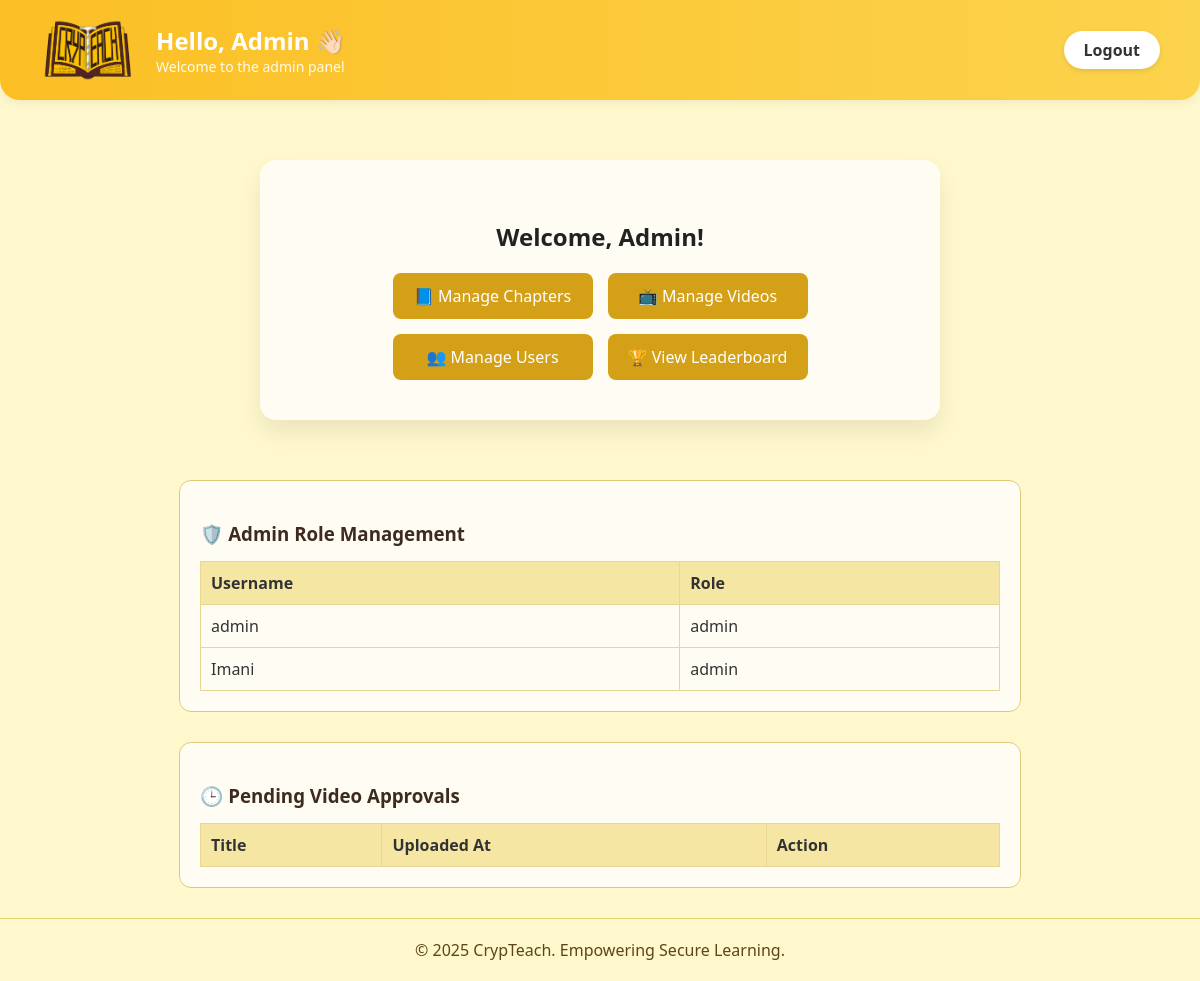
Page /admin_home.php (signed in) on the committed database.
### tables this page shows
CREATE TABLE `users` (
  `id` int(11) NOT NULL,
  `username` varchar(50) NOT NULL,
  `email` varchar(100) DEFAULT NULL,
  `password` varchar(255) NOT NULL,
  `created_at` timestamp NOT NULL DEFAULT current_timestamp(),
  `score` int(11) DEFAULT 0,
  `role` enum('admin','student') NOT NULL DEFAULT 'student',
  `login_count` int(11) DEFAULT 0,
  `profile_photo` varchar(255) DEFAULT NULL
);

### admin_home.php (the view, shortened to what this page needs)
<?php
include 'db.php';
$adminResult = $conn->query("SELECT id, username, role FROM users WHERE role = 'admin'");
?>
<!DOCTYPE html>
<html lang="en">
<head>
  <link rel="stylesheet" href="style.css">
</head>
<body>
<header style="
    background: linear-gradient(to right, #fbbf24, #fcd34d);
    padding: 18px 40px;
    border-bottom-left-radius: 20px;
    border-bottom-right-radius: 20px;
    display: flex;
    justify-content: space-between;
    align-items: center;
    box-shadow: 0 4px 10px rgba(0, 0, 0, 0.05);
    font-family: 'Segoe UI', sans-serif;
">
    <div style="display: flex; align-items: center; gap: 20px;">
       <img src="uploads/crypteach_logo.png" alt="CrypTeach Logo" style="height: 64px; width: auto;">
        <div>
            <div style="font-size: 24px; font-weight: 600; color: white;">
                Hello, <span style="text-transform: capitalize;"><?= htmlspecialchars($_SESSION['username']) ?></span>
                <span class="wave-emoji">👋🏻</span>
            </div>
            <div style="font-size: 14px; color: #fffbe8;">Welcome to the admin panel</div>
        </div>
    </div>
        <a href="logout.php" style="
        background-color: white;
        color: #333;
        font-weight: 600;
        padding: 8px 20px;
        border-radius: 30px;
        text-decoration: none;
        box-shadow: 0 2px 5px rgba(0,0,0,0.1);
        transition: background-color 0.3s ease, transform 0.2s ease;
    " onmouseover="this.style.backgroundColor='#f1f1f1'; this.style.transform='scale(1.05)'" onmouseout="this.style.backgroundColor='white'; this.style.transform='scale(1)'">
        Logout
    </a>
</header>
<div class="dashboard-card fade-in">
  <h2>Welcome, Admin!</h2>
  <div class="admin-buttons">
    <a href="manage_chapters.php">📘 Manage Chapters</a>
    <a href="manage_videos.php">📺 Manage Videos</a>
    <a href="manage_users.php">👥 Manage Users</a>
    <a href="leaderboard.php">🏆 View Leaderboard</a>
  </div>
</div>
<div class="section">
  <h3>🛡️ Admin Role Management</h3>
  <table>
    <thead><tr><th>Username</th><th>Role</th></tr></thead>
    <tbody>
      <?php while ($admin = $adminResult->fetch_assoc()): ?>
      <tr>
        <td><?= htmlspecialchars($admin['username']) ?></td>
        <td><?= htmlspecialchars($admin['role']) ?></td>
      </tr>
      <?php endwhile; ?>
    </tbody>
  </table>
</div>
<div class="section">
  <h3>🕒 Pending Video Approvals</h3>
  <table>
    <thead>
      <tr><th>Title</th><th>Uploaded At</th><th>Action</th></tr>
    </thead>
  </table>
</div>
<footer style="text-align: center; padding: 20px; color: #5c441c; border-top: 1px solid #e6d173;">
  © <?= date('Y') ?> CrypTeach. Empowering Secure Learning.
</footer>
</body>
</html>

### style.css (style rules this page uses)
body { font-family: Arial, sans-serif; background-color: #f4f6f8; color: #333; margin: 0; padding: 0; }
h2, h3, h4 { color: #222; margin-top: 20px; }
a { color: #007bff; text-decoration: none; }

### admin_home.php (style rules this page uses)
body { margin: 0; font-family: 'Segoe UI', sans-serif; background-color: #fff8cc; color: #333; }
.dashboard-card { max-width: 600px; margin: 60px auto; background: #fffdf3; border-radius: 16px; padding: 40px; text-align: center; box-shadow: 0 12px 24px rgba(0, 0, 0, 0.08); }
.admin-buttons { display: flex; flex-wrap: wrap; justify-content: center; gap: 15px; }
.admin-buttons a { background-color: #d4a017; color: #fff; padding: 12px 20px; border-radius: 8px; text-decoration: none; font-weight: 500; display: inline-block; min-width: 160px; transition: background 0.3s ease; }
.section { max-width: 800px; margin: 30px auto; background-color: #fffdf3; border: 1px solid #e0c97a; border-radius: 12px; padding: 20px; }
.section h3 { margin-bottom: 15px; color: #3e2b1f; }
table { width: 100%; border-collapse: collapse; }
th, td { padding: 10px; border: 1px solid #e8d892; text-align: left; }
th { background-color: #f5e6a3; }
.wave-emoji { display: inline-block; animation: wave 2s infinite; transform-origin: 70% 70%; }

### rows in the picture
users: username "admin", role "admin"
users: username "Imani", role "admin"

### other values in the picture
$_SESSION['username'] "Admin"
